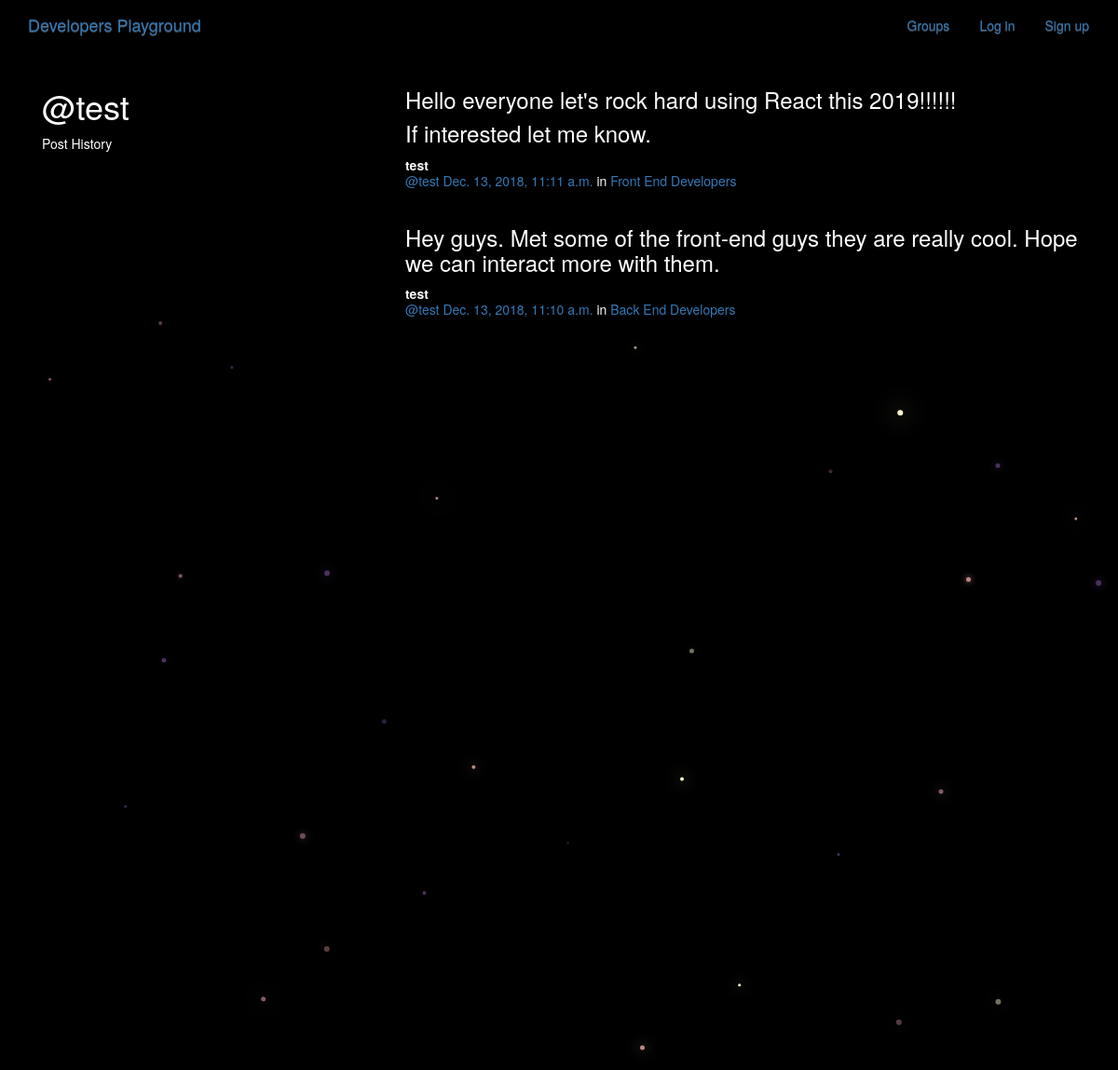
The app's page /posts/by/test/ with its own data.
### posts/models.py (models this page shows, shortened)
class Post(models.Model):
    user = models.ForeignKey(User, on_delete=models.CASCADE, related_name="posts")
    created_at = models.DateTimeField(auto_now=True)
    message = models.TextField()
    message_html = models.TextField(editable=False)
    group = models.ForeignKey(Group, on_delete=models.CASCADE, related_name="posts",null=True, blank=True)
    class Meta:
        ordering = ["-created_at"]
        unique_together = ["user", "message"]

### groups/models.py (models this page shows, shortened)
class Group(models.Model):
    name = models.CharField(max_length=255, unique=True)
    slug = models.SlugField(allow_unicode=True, unique=True)
    description = models.TextField(blank=True, default='')
    description_html = models.TextField(editable=False, default='', blank=True)
    members = models.ManyToManyField(User,through="GroupMember")
    class Meta:
        ordering = ["name"]

### posts/views.py (the view)
# urls.py: url(r"by/(?P<username>[-\w]+)/$",views.UserPosts.as_view(),name="for_user"),
class UserPosts(generic.ListView):
    model = models.Post
    template_name = "posts/user_post_list.html"
    def get_queryset(self):
        try:
            self.post_user = User.objects.prefetch_related("posts").get(
                username__iexact=self.kwargs.get("username")
            )
        except User.DoesNotExist:
            raise Http404
        else:
            return self.post_user.posts.all()
    def get_context_data(self, **kwargs):
        context = super().get_context_data(**kwargs)
        context["post_user"] = self.post_user
        return context

### posts/templates/posts/user_post_list.html
{% extends "posts/post_base.html" %} {% block prepost %}
<div class="col-md-4">
  <h1>@{{ post_user.username }}</h1>
  <p>Post History</p>
</div>
{% endblock %} {% block post_content %}
<div class="col-md-8">
  {% for post in post_list %} {% include "posts/_post.html" %} {% endfor %}
</div>
{% endblock %}

### posts/templates/posts/_post.html (shortened to what this page needs)
<div class="post media">
  <h3>{{ post.message_html | safe }}</h3>
  <div class="media-body">
    <strong>{{ post.user.username }}</strong>
    <h5 class="media-heading">
      <span class="username">
        <a href="{% url 'posts:for_user' username=post.user.username %}">@{{ post.user.username }}</a>
      </span>
      <time class="time">
        <a href="{% url 'posts:single' username=post.user.username pk=post.pk %}">
          {{ post.created_at }}
        </a>
      </time>
      {% if post.group %}
      <span class="group-name">in <a href="{% url 'groups:single' slug=post.group.slug %}">{{ post.group.name }}</a></span>
      {% endif %}
    </h5>
  </div>
</div>

### static/simplesocial/css/master.css (style rules this page uses)
body { margin: 0; overflow: hidden; background-color: black; color:white; }

### records on screen
Post: message_html "Hello everyone let's rock hard using React this 2019!!!!!! If interested let me know.", user.username "test", created_at "Dec. 13, 2018, 11:11 a.m.", group.name "Front End Developers"
Post: message_html "Hey guys. Met some of the front-end guys they are really cool. Hope we can interact more with them.", user.username "test", created_at "Dec. 13, 2018, 11:10 a.m.", group.name "Back End Developers"

### other values on screen
{{ post_user.username }} "test"
